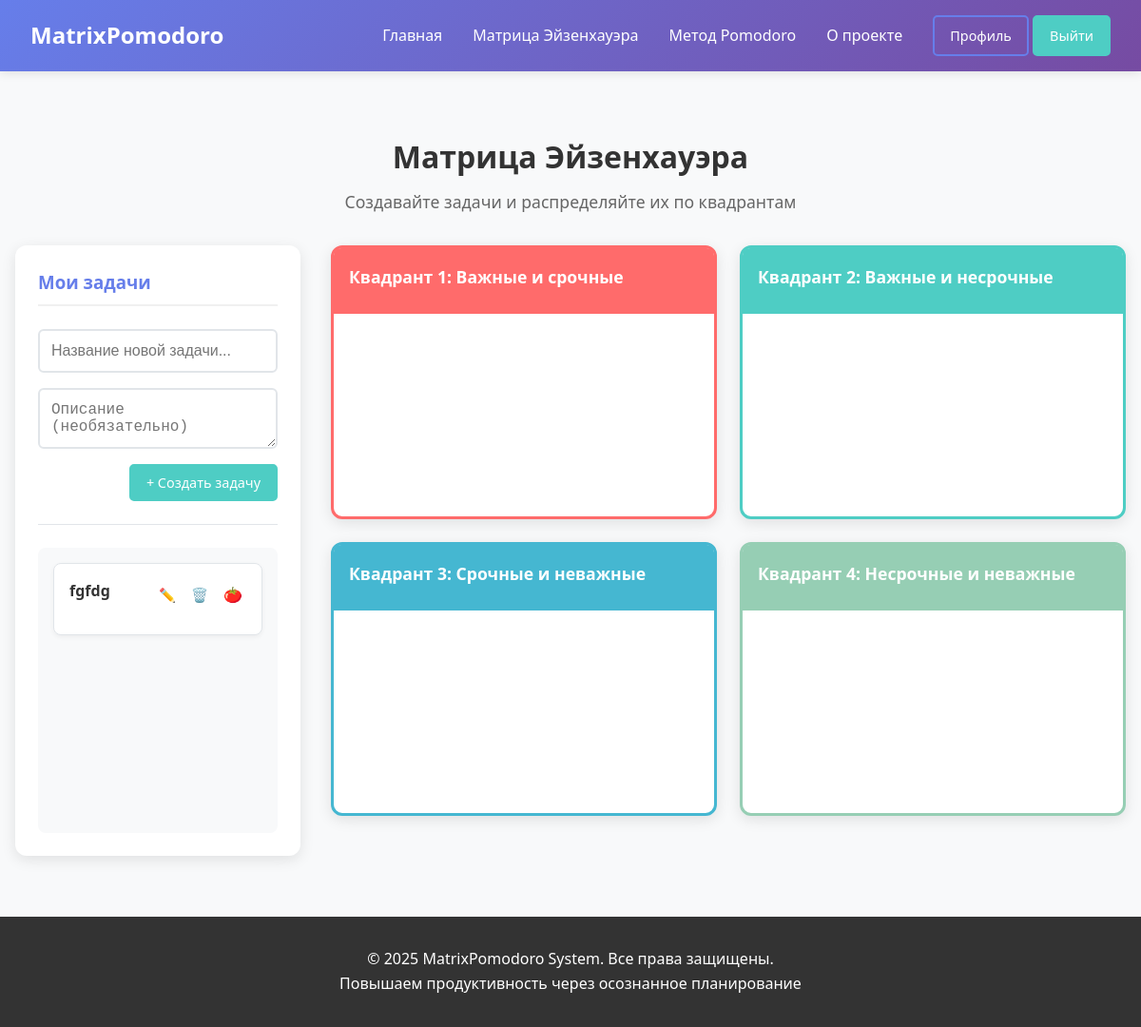
The app's page /tasks/matrix/ (signed in), older data.
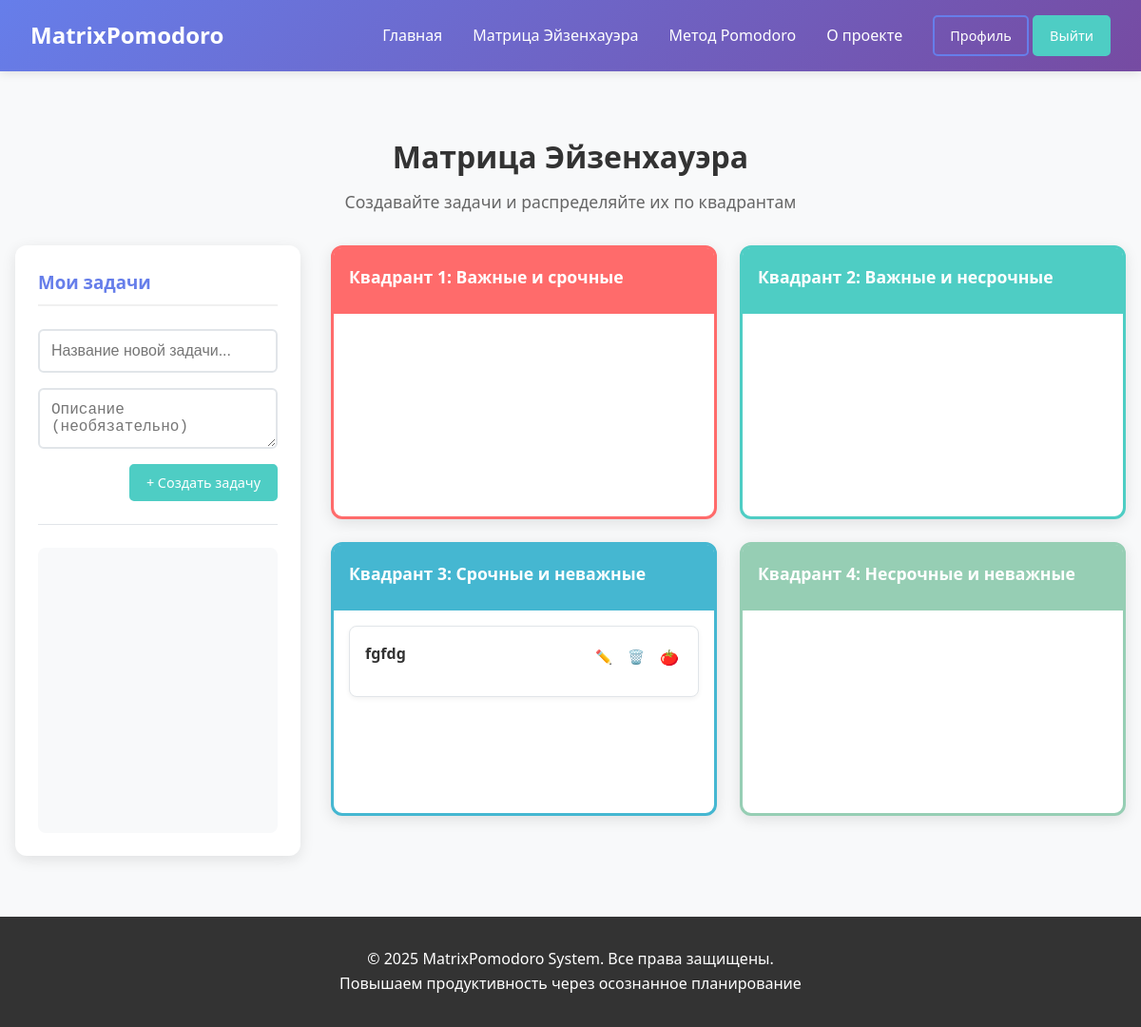
The same page, newer data.
### tasks/models.py (models this page shows, shortened)
class Task(models.Model):
    STATUS_CHOICES = [
        ('active', 'Активная'),
        ('completed', 'Завершена'),
        ('cancelled', 'Отменена'),
    ]
    user = models.ForeignKey(User, on_delete=models.CASCADE, verbose_name="Пользователь")
    quadrant = models.ForeignKey(EisenhowerQuadrant, on_delete=models.PROTECT,
                                 verbose_name="Квадрант", null=True, blank=True)
    title = models.CharField(max_length=200, verbose_name="Заголовок")
    description = models.TextField(blank=True, verbose_name="Описание")
    status = models.CharField(max_length=10, choices=STATUS_CHOICES, default='active', verbose_name="Статус")
    display_order = models.PositiveIntegerField(default=0, verbose_name="Порядок отображения")
    priority = models.PositiveIntegerField(default=1, verbose_name="Приоритет (1-10)")
    due_date = models.DateTimeField(null=True, blank=True, verbose_name="Срок выполнения")
    estimated_pomodoros = models.PositiveIntegerField(default=1, verbose_name="Планируемое количество Pomodoro")
    completed_pomodoros = models.PositiveIntegerField(default=0, verbose_name="Выполнено Pomodoro")
    created_at = models.DateTimeField(auto_now_add=True)
    updated_at = models.DateTimeField(auto_now=True)
    completed_at = models.DateTimeField(null=True, blank=True, verbose_name="Фактическое время выполнения")
    class Meta:
        verbose_name = "Задача"
        verbose_name_plural = "Задачи"
        ordering = ['quadrant__priority_order', 'display_order', 'created_at']

class EisenhowerQuadrant(models.Model):
    name = models.CharField(max_length=100, verbose_name="Название квадранта")
    description = models.TextField(verbose_name="Описание")
    priority_order = models.IntegerField(verbose_name="Порядок отображения (1-4)")
    color_code = models.CharField(max_length=7, default='#FFFFFF', verbose_name="Цвет (HEX)")
    icon = models.CharField(max_length=50, blank=True, verbose_name="Иконка")
    class Meta:
        verbose_name = "Квадрант Эйзенхауэра"
        verbose_name_plural = "Квадранты Эйзенхауэра"
        ordering = ['priority_order']

### tasks/views.py (the view, shortened to what this page needs)
# urls.py: path('matrix/', views.matrix_view, name='matrix'),
@login_required
def matrix_view(request):
    quadrants = EisenhowerQuadrant.objects.all().order_by('priority_order')
    unassigned_tasks = Task.objects.filter(
        user=request.user,
        quadrant__isnull=True,
        status='active'
    ).order_by('created_at')
    tasks_with_quadrants = Task.objects.filter(
        user=request.user,
        quadrant__isnull=False,
        status='active'
    ).order_by('quadrant__priority_order', 'display_order', 'created_at')
    context = {
        'quadrants': quadrants,
        'unassigned_tasks': unassigned_tasks,
        'tasks': tasks_with_quadrants,
    }
    return render(request, 'tasks/eisenhower_matrix.html', context)

### tasks/templates/tasks/eisenhower_matrix.html (shortened to what this page needs)
{% extends 'core/base.html' %}
{% load static %}
{% block extra_css %}
<link rel="stylesheet" href="{% static 'tasks/css/matrix.css' %}">
{% endblock %}
{% block content %}
<div class="matrix-container">
    <div class="matrix-header">
        <h1>Матрица Эйзенхауэра</h1>
        <p>Создавайте задачи и распределяйте их по квадрантам</p>
    </div>
    <div class="matrix-layout">
        <div class="tasks-sidebar">
            <h3>Мои задачи</h3>
            <div class="create-task-form">
                <form id="task-form" method="POST" action="{% url 'tasks:matrix' %}">
                    <div class="form-group">
                        <input type="text" name="title" id="task-title-input" class="form-control"
                               placeholder="Название новой задачи..." required>
                    </div>
                    <div class="form-group">
                        <textarea name="description" id="task-description-input" class="form-control"
                                  placeholder="Описание (необязательно)" rows="2"></textarea>
                    </div>
                    <div class="form-actions">
                        <button type="submit" class="btn btn-primary" id="create-task-btn">
                            + Создать задачу
                        </button>
                    </div>
                </form>
            </div>
            <div class="tasks-list" id="tasks-list">
                {% if unassigned_tasks %}
                    {% for task in unassigned_tasks %}
                    <div class="task-card"
                         data-task-id="{{ task.id }}"
                         draggable="true"
                         id="task-{{ task.id }}">
                        <div class="task-header">
                            <h4 class="task-title">{{ task.title }}</h4>
                            <div class="task-actions">
                                <button class="btn-edit" data-task-id="{{ task.id }}">✏️</button>
                                <button class="btn-delete" data-task-id="{{ task.id }}">🗑️</button>
                                <a href="{% url 'pomodoro:task_detail' task.id %}"
                                   class="btn-pomodoro"
                                   title="Выполнять с Pomodoro">
                                    🍅
                                </a>
                            </div>
                        </div>
                    </div>
                    {% endfor %}
                {% endif %}
            </div>
        </div>
        <div class="matrix-main">
            <div class="eisenhower-matrix">
                {% for quadrant in quadrants %}
                <div class="quadrant" style="border-color: {{ quadrant.color_code }};">
                    <div class="quadrant-header" style="background-color: {{ quadrant.color_code }};">
                        <h3>{{ quadrant.name }}</h3>
                    </div>
                    <div class="tasks-container"
                         id="quadrant-{{ quadrant.id }}"
                         data-quadrant-id="{{ quadrant.id }}">
                        {% for task in tasks %}
                            {% if task.quadrant_id == quadrant.id %}
                            <div class="task-card"
                                 data-task-id="{{ task.id }}"
                                 draggable="true">
                                <div class="task-header">
                                    <h4 class="task-title">{{ task.title }}</h4>
                                    <div class="task-actions">
                                        <button class="btn-edit" data-task-id="{{ task.id }}">✏️</button>
                                        <button class="btn-delete" data-task-id="{{ task.id }}">🗑️</button>
                                        <a href="{% url 'pomodoro:task_detail' task.id %}"
                                           class="btn-pomodoro"
                                           title="Выполнять с Pomodoro">
                                            🍅
                                        </a>
                                    </div>
                                </div>
                            </div>
                            {% endif %}
                        {% endfor %}
                    </div>
                </div>
                {% endfor %}
            </div>
        </div>
    </div>
</div>
{% endblock %}

### core/templates/core/base.html (shortened to what this page needs)
<!DOCTYPE html>
<html lang="ru">
<head>
    {% load static %}
    <link rel="stylesheet" href="{% static 'core/css/base.css' %}">
    {% block extra_css %}{% endblock %}
</head>
<body>
    <header class="header">
        <nav class="nav">
            <div class="nav-brand">
                <a href="{% url 'core:home' %}" class="logo">
                    MatrixPomodoro
                </a>
            </div>
            <ul class="nav-links">
    <li><a href="{% url 'core:home' %}">Главная</a></li>
    <li><a href="{% url 'core:eisenhower_method' %}">Матрица Эйзенхауэра</a></li>
    <li><a href="{% url 'core:pomodoro_technique' %}">Метод Pomodoro</a></li>
    <li><a href="{% url 'core:about' %}">О проекте</a></li>
    <li class="nav-auth">
        {% if user.is_authenticated %}
            <a href="{% url 'users:profile' %}" class="btn btn-outline">Профиль</a>
            <a href="{% url 'users:logout' %}" class="btn btn-primary">Выйти</a>
        {% else %}
            <a href="{% url 'users:login' %}" class="btn btn-outline">Войти</a>
            <a href="{% url 'users:register' %}" class="btn btn-primary">Регистрация</a>
        {% endif %}
    </li>
</ul>
        </nav>
    </header>
    <main class="main">
        {% block content %}{% endblock %}
    </main>
    <footer class="footer">
        <div class="container">
            <p>&copy; 2025 MatrixPomodoro System. Все права защищены.</p>
            <p>Повышаем продуктивность через осознанное планирование</p>
        </div>
    </footer>
</body>
</html>

### core/static/core/css/base.css (style rules this page uses)
* { margin: 0; padding: 0; box-sizing: border-box; }
body { font-family: 'Segoe UI', Tahoma, Geneva, Verdana, sans-serif; line-height: 1.6; color: #333; background-color: #f8f9fa; min-height: 100vh; display: flex; flex-direction: column; }
.container { max-width: 1200px; margin: 0 auto; padding: 0 20px; }
.header { background: linear-gradient(135deg, #667eea 0%, #764ba2 100%); color: white; box-shadow: 0 2px 10px rgba(0,0,0,0.1); position: relative; z-index: 1000; }
.nav { display: flex; justify-content: space-between; align-items: center; padding: 1rem 2rem; max-width: 1200px; margin: 0 auto; }
.logo { font-size: 1.5rem; font-weight: bold; text-decoration: none; color: white; }
.nav-links { display: flex; list-style: none; align-items: center; gap: 2rem; }
.nav-links a { color: white; text-decoration: none; transition: opacity 0.3s; font-weight: 500; }
.btn { display: inline-block; padding: 0.5rem 1rem; border-radius: 5px; text-decoration: none; font-weight: 500; transition: all 0.3s; border: 2px solid transparent; cursor: pointer; font-family: inherit; font-size: 0.9rem; }
.btn-primary { background-color: #4ECDC4; color: white; border: 2px solid #4ECDC4; }
.btn-outline { border-color: white; color: white; background: transparent; }
.main { flex: 1; padding: 2rem 0; width: 100%; }
.footer { background-color: #333; color: white; text-align: center; padding: 2rem 0; margin-top: auto; }

### tasks/static/tasks/css/matrix.css (style rules this page uses)
.matrix-container { max-width: 1400px; margin: 0 auto; padding: 2rem 1rem; }
.matrix-header { text-align: center; margin-bottom: 2rem; }
.matrix-header h1 { color: #333; margin-bottom: 0.5rem; }
.matrix-header p { color: #666; font-size: 1.1rem; }
.matrix-layout { display: flex; gap: 2rem; margin-top: 2rem; min-height: 70vh; }
.tasks-sidebar { flex: 0 0 300px; background: white; border-radius: 12px; box-shadow: 0 4px 15px rgba(0,0,0,0.1); padding: 1.5rem; display: flex; flex-direction: column; }
.tasks-sidebar h3 { color: #667eea; margin-bottom: 1.5rem; padding-bottom: 0.5rem; border-bottom: 2px solid #f0f0f0; }
.create-task-form { margin-bottom: 1.5rem; padding-bottom: 1.5rem; border-bottom: 1px solid #e1e5e9; }
.tasks-list { flex: 1; overflow-y: auto; min-height: 300px; padding: 1rem; background: #f8f9fa; border-radius: 8px; }
.matrix-main { flex: 1; display: flex; flex-direction: column; }
.eisenhower-matrix { display: grid; grid-template-columns: 1fr 1fr; grid-template-rows: 1fr 1fr; gap: 1.5rem; height: 70vh; min-height: 600px; }
.quadrant { border: 3px solid; border-radius: 12px; display: flex; flex-direction: column; background: white; box-shadow: 0 4px 15px rgba(0,0,0,0.1); }
.quadrant-header { padding: 1rem; color: white; border-radius: 8px 8px 0 0; }
.quadrant-header h3 { margin: 0 0 0.5rem 0; font-size: 1.1rem; }
.tasks-container { flex: 1; padding: 1rem; overflow-y: auto; min-height: 200px; }
.task-card { background: white; border: 1px solid #e1e5e9; border-radius: 8px; padding: 1rem; margin-bottom: 0.75rem; cursor: move; transition: all 0.3s ease; box-shadow: 0 2px 5px rgba(0,0,0,0.05); }
.task-header { display: flex; justify-content: space-between; align-items: flex-start; margin-bottom: 0.5rem; }
.task-title { margin: 0; font-size: 1rem; color: #333; flex: 1; }
.task-actions { display: flex; gap: 0.5rem; }
.task-actions button, .task-actions a { background: none; border: none; cursor: pointer; font-size: 0.9rem; padding: 0.25rem; border-radius: 4px; transition: all 0.2s; display: flex; align-items: center; justify-content: center; text-decoration: none; }
.btn-pomodoro { color: #dc3545 !important; font-size: 1rem !important; }
.form-group { display: flex; flex-direction: column; margin-bottom: 1rem; }
.form-control { padding: 0.75rem; border: 2px solid #e1e5e9; border-radius: 6px; font-size: 1rem; transition: border-color 0.3s; width: 100%; }
.form-actions { display: flex; gap: 1rem; justify-content: flex-end; margin-top: 1rem; }
.btn { display: inline-block; padding: 0.5rem 1rem; border-radius: 5px; text-decoration: none; font-weight: 500; transition: all 0.3s; border: 2px solid transparent; cursor: pointer; font-family: inherit; font-size: 0.9rem; }
.btn-primary { background-color: #4ECDC4; color: white; border: 2px solid #4ECDC4; }
.btn-outline { border-color: #667eea; color: #667eea; background: transparent; }

Row changes from the older to the newer data that the page shows:
no longer on one of the page's lists (row edited): Task: title "fgfdg"
changed EisenhowerQuadrant "Квадрант 3: Срочные и неважные": gains Task (title "fgfdg")
